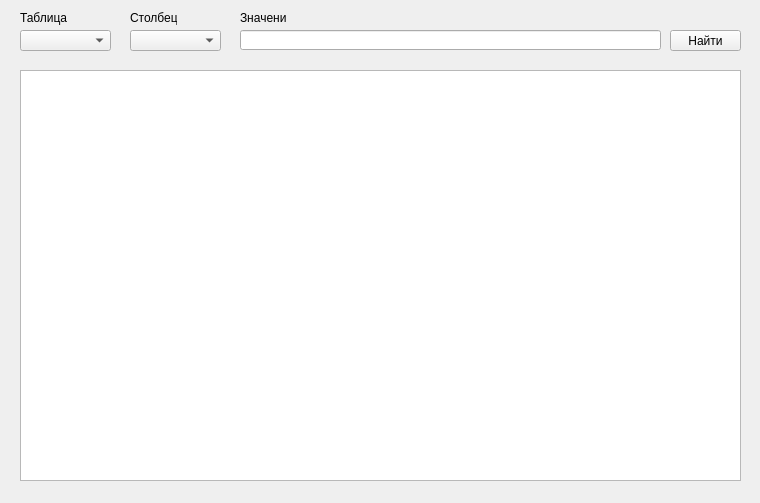
<?xml version="1.0" encoding="UTF-8"?>
<ui version="4.0">
 <class>Form</class>
 <widget class="QWidget" name="Form">
  <property name="geometry">
   <rect>
    <x>0</x>
    <y>0</y>
    <width>760</width>
    <height>503</height>
   </rect>
  </property>
  <property name="windowTitle">
   <string>Form</string>
  </property>
  <widget class="QComboBox" name="tableBox">
   <property name="geometry">
    <rect>
     <x>20</x>
     <y>30</y>
     <width>91</width>
     <height>21</height>
    </rect>
   </property>
  </widget>
  <widget class="QLabel" name="label">
   <property name="geometry">
    <rect>
     <x>20</x>
     <y>10</y>
     <width>81</width>
     <height>16</height>
    </rect>
   </property>
   <property name="text">
    <string>Таблица</string>
   </property>
  </widget>
  <widget class="QComboBox" name="columnBox">
   <property name="geometry">
    <rect>
     <x>130</x>
     <y>30</y>
     <width>91</width>
     <height>21</height>
    </rect>
   </property>
  </widget>
  <widget class="QLabel" name="label_2">
   <property name="geometry">
    <rect>
     <x>130</x>
     <y>10</y>
     <width>47</width>
     <height>16</height>
    </rect>
   </property>
   <property name="text">
    <string>Столбец</string>
   </property>
  </widget>
  <widget class="QLineEdit" name="valueEdit">
   <property name="geometry">
    <rect>
     <x>240</x>
     <y>30</y>
     <width>421</width>
     <height>20</height>
    </rect>
   </property>
  </widget>
  <widget class="QLabel" name="label_3">
   <property name="geometry">
    <rect>
     <x>240</x>
     <y>10</y>
     <width>47</width>
     <height>16</height>
    </rect>
   </property>
   <property name="text">
    <string>Значение</string>
   </property>
  </widget>
  <widget class="QPushButton" name="findButton">
   <property name="geometry">
    <rect>
     <x>670</x>
     <y>30</y>
     <width>71</width>
     <height>21</height>
    </rect>
   </property>
   <property name="text">
    <string>Найти</string>
   </property>
  </widget>
  <widget class="QTableWidget" name="tableWidget">
   <property name="geometry">
    <rect>
     <x>20</x>
     <y>70</y>
     <width>721</width>
     <height>411</height>
    </rect>
   </property>
  </widget>
 </widget>
 <resources/>
 <connections/>
</ui>
